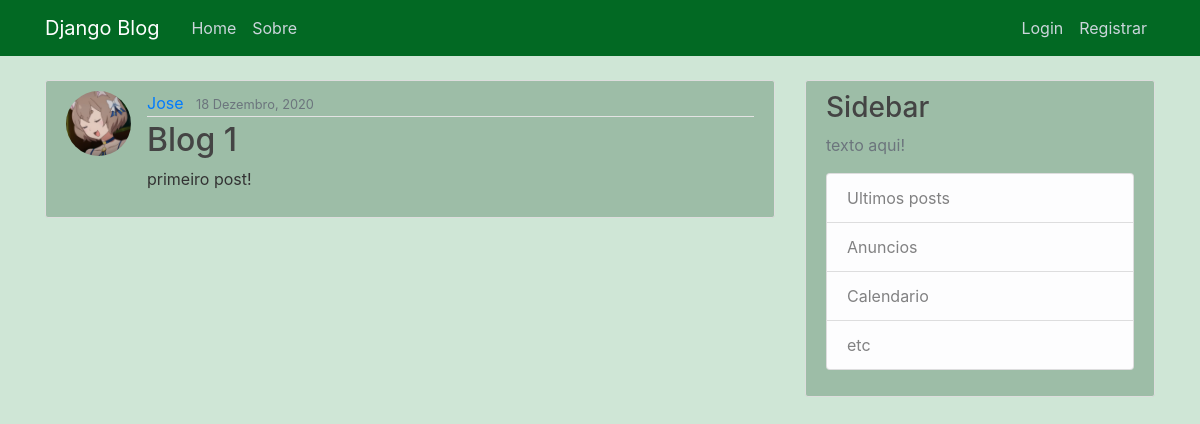
The app's page /post/1/ with its own data.
### blog/models.py (models this page shows, shortened)
class Post(models.Model):
    title = models.CharField(max_length=100)
    content = models.TextField()
    date_posted = models.DateTimeField(default=timezone.now)
    author = models.ForeignKey(User,on_delete=models.CASCADE)

### users/models.py (models this page shows, shortened)
class Profile(models.Model):
    user = models.OneToOneField(User,on_delete=models.CASCADE)
    image = models.ImageField(default='default.jpg', upload_to='profile_pics')

### blog/views.py (the view)
# urls.py: path('post/<int:pk>/', PostDetailView.as_view(), name='post-detail'),
class PostDetailView(DetailView):
    model = Post
    template_name = 'blog/details.html'
    context_object_name = 'post'

### blog/templates/blog/details.html (shortened to what this page needs)
{% extends "blog/base.html" %}
{% block content %}
  <article style="background:#9dbda7;" class="media content-section">
    <img src="{{ post.author.profile.image.url }}" class="rounded-circle article-img">
    <div class="media-body">
      <div class="article-metadata">
        <a class="mr-2" href="#">{{ post.author }}</a>
        <small class="text-muted">{{ post.date_posted|date:"d F, Y" }}</small>
      </div>
      <h2 class="article-title">{{ post.title }}</h2>
      <p class="article-content">{{ post.content }}</p>
    </div>
  </article>
{% endblock content %}

### blog/static/blog/css/main.css (style rules this page uses)
body { background: black; color: #333333; margin-top: 5rem; }
h1, h2, h3, h4, h5, h6 { color: #444444; }
.content-section { background: #ffffff; padding: 10px 20px; border: 1px solid #dddddd; border-radius: 3px; margin-bottom: 20px; }
.article-title { color: #444444; }
.article-content { white-space: pre-line; }
.article-img { height: 65px; width: 65px; margin-right: 16px; }
.article-metadata { padding-bottom: 1px; margin-bottom: 4px; border-bottom: 1px solid #e3e3e3 }

### records on screen
Post: author.profile.image (picture), author "Jose", date_posted "18 Dezembro, 2020", title "Blog 1", content "primeiro post!"
